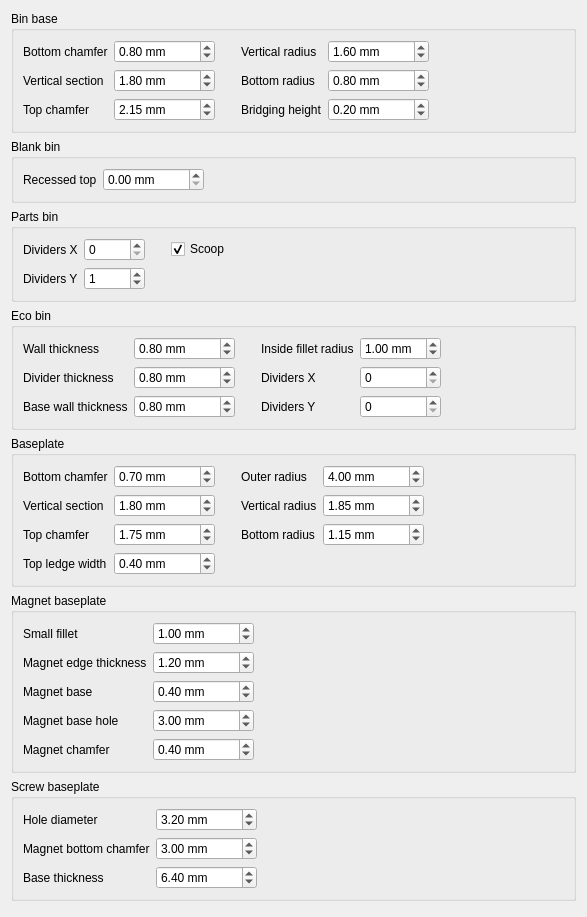
<?xml version="1.0" encoding="UTF-8"?>
<ui version="4.0">
 <class>Preferences</class>
 <widget class="QWidget" name="Preferences">
  <property name="geometry">
   <rect>
    <x>0</x>
    <y>0</y>
    <width>587</width>
    <height>917</height>
   </rect>
  </property>
  <property name="windowTitle">
   <string>Default objects</string>
  </property>
  <layout class="QVBoxLayout" name="verticalLayout">
   <item>
    <widget class="QGroupBox" name="BinBaseGroupBox">
     <property name="title">
      <string>Bin base</string>
     </property>
     <layout class="QGridLayout" name="gridLayout_3">
      <item row="0" column="1">
       <widget class="Gui::PrefDoubleSpinBox" name="BaseBottomChamferSpinBox">
        <property name="suffix">
         <string> mm</string>
        </property>
        <property name="maximum">
         <double>10000.000000000000000</double>
        </property>
        <property name="singleStep">
         <double>0.050000000000000</double>
        </property>
        <property name="value">
         <double>0.800000000000000</double>
        </property>
        <property name="prefEntry" stdset="0">
         <cstring>BinBaseBottomChamfer</cstring>
        </property>
        <property name="prefPath" stdset="0">
         <cstring>Mod/Gridfinity</cstring>
        </property>
       </widget>
      </item>
      <item row="0" column="6">
       <spacer name="horizontalSpacer_2">
        <property name="orientation">
         <enum>Qt::Orientation::Horizontal</enum>
        </property>
        <property name="sizeHint" stdset="0">
         <size>
          <width>40</width>
          <height>20</height>
         </size>
        </property>
       </spacer>
      </item>
      <item row="0" column="0">
       <widget class="QLabel" name="BaseBottomChamferLabel">
        <property name="text">
         <string>Bottom chamfer</string>
        </property>
       </widget>
      </item>
      <item row="2" column="0">
       <widget class="QLabel" name="BaseTopChamferLabel">
        <property name="text">
         <string>Top chamfer</string>
        </property>
       </widget>
      </item>
      <item row="0" column="2">
       <spacer name="horizontalSpacer_5">
        <property name="orientation">
         <enum>Qt::Orientation::Horizontal</enum>
        </property>
        <property name="sizeType">
         <enum>QSizePolicy::Policy::Fixed</enum>
        </property>
        <property name="sizeHint" stdset="0">
         <size>
          <width>20</width>
          <height>20</height>
         </size>
        </property>
       </spacer>
      </item>
      <item row="2" column="1">
       <widget class="Gui::PrefDoubleSpinBox" name="BaseTopChamferSpinbox">
        <property name="suffix">
         <string> mm</string>
        </property>
        <property name="maximum">
         <double>10000.000000000000000</double>
        </property>
        <property name="singleStep">
         <double>0.050000000000000</double>
        </property>
        <property name="value">
         <double>2.150000000000000</double>
        </property>
        <property name="prefEntry" stdset="0">
         <cstring>BinBaseTopChamfer</cstring>
        </property>
        <property name="prefPath" stdset="0">
         <cstring>Mod/Gridfinity</cstring>
        </property>
       </widget>
      </item>
      <item row="1" column="0">
       <widget class="QLabel" name="BaseVerticalSectionLabel">
        <property name="text">
         <string>Vertical section</string>
        </property>
       </widget>
      </item>
      <item row="1" column="1">
       <widget class="Gui::PrefDoubleSpinBox" name="BaseVerticalSectionSpinbox">
        <property name="suffix">
         <string> mm</string>
        </property>
        <property name="maximum">
         <double>10000.000000000000000</double>
        </property>
        <property name="singleStep">
         <double>0.050000000000000</double>
        </property>
        <property name="value">
         <double>1.800000000000000</double>
        </property>
        <property name="prefEntry" stdset="0">
         <cstring>BinBaseVerticalSection</cstring>
        </property>
        <property name="prefPath" stdset="0">
         <cstring>Mod/Gridfinity</cstring>
        </property>
       </widget>
      </item>
      <item row="0" column="5">
       <spacer name="horizontalSpacer">
        <property name="orientation">
         <enum>Qt::Orientation::Horizontal</enum>
        </property>
        <property name="sizeType">
         <enum>QSizePolicy::Policy::Fixed</enum>
        </property>
        <property name="sizeHint" stdset="0">
         <size>
          <width>20</width>
          <height>20</height>
         </size>
        </property>
       </spacer>
      </item>
      <item row="0" column="3">
       <widget class="QLabel" name="BaseVerticalRadiusLabel">
        <property name="text">
         <string>Vertical radius</string>
        </property>
       </widget>
      </item>
      <item row="1" column="3">
       <widget class="QLabel" name="BaseBottomRadiusLabel">
        <property name="text">
         <string>Bottom radius</string>
        </property>
       </widget>
      </item>
      <item row="0" column="4">
       <widget class="Gui::PrefDoubleSpinBox" name="BaseVerticalRadiusSpinbox">
        <property name="suffix">
         <string> mm</string>
        </property>
        <property name="maximum">
         <double>10000.000000000000000</double>
        </property>
        <property name="singleStep">
         <double>0.050000000000000</double>
        </property>
        <property name="value">
         <double>1.600000000000000</double>
        </property>
        <property name="prefEntry" stdset="0">
         <cstring>BinBaseVerticalRadius</cstring>
        </property>
        <property name="prefPath" stdset="0">
         <cstring>Mod/Gridfinity</cstring>
        </property>
       </widget>
      </item>
      <item row="1" column="4">
       <widget class="Gui::PrefDoubleSpinBox" name="BaseBottomRadiusSpinbox">
        <property name="suffix">
         <string> mm</string>
        </property>
        <property name="maximum">
         <double>10000.000000000000000</double>
        </property>
        <property name="singleStep">
         <double>0.050000000000000</double>
        </property>
        <property name="value">
         <double>0.800000000000000</double>
        </property>
        <property name="prefEntry" stdset="0">
         <cstring>BinBaseBottomRadius</cstring>
        </property>
        <property name="prefPath" stdset="0">
         <cstring>Mod/Gridfinity</cstring>
        </property>
       </widget>
      </item>
      <item row="2" column="3">
       <widget class="QLabel" name="label_23">
        <property name="text">
         <string>Bridging height</string>
        </property>
       </widget>
      </item>
      <item row="2" column="4">
       <widget class="Gui::PrefDoubleSpinBox" name="doubleSpinBox_21">
        <property name="suffix">
         <string> mm</string>
        </property>
        <property name="maximum">
         <double>10000.000000000000000</double>
        </property>
        <property name="singleStep">
         <double>0.100000000000000</double>
        </property>
        <property name="value">
         <double>0.200000000000000</double>
        </property>
        <property name="prefEntry" stdset="0">
         <cstring>SequentialBridgingLayerHeight</cstring>
        </property>
        <property name="prefPath" stdset="0">
         <cstring>Mod/Gridfinity</cstring>
        </property>
       </widget>
      </item>
     </layout>
    </widget>
   </item>
   <item>
    <widget class="QGroupBox" name="groupBox_5">
     <property name="title">
      <string>Blank bin</string>
     </property>
     <layout class="QGridLayout" name="gridLayout_7">
      <item row="0" column="0">
       <widget class="QLabel" name="label_22">
        <property name="text">
         <string>Recessed top</string>
        </property>
       </widget>
      </item>
      <item row="0" column="1">
       <widget class="Gui::PrefDoubleSpinBox" name="doubleSpinBox_20">
        <property name="suffix">
         <string> mm</string>
        </property>
        <property name="maximum">
         <double>10000.000000000000000</double>
        </property>
        <property name="singleStep">
         <double>0.100000000000000</double>
        </property>
        <property name="value">
         <double>0.000000000000000</double>
        </property>
        <property name="prefEntry" stdset="0">
         <cstring>BlankBinRecessedTopDepth</cstring>
        </property>
        <property name="prefPath" stdset="0">
         <cstring>Mod/Gridfinity</cstring>
        </property>
       </widget>
      </item>
      <item row="0" column="2">
       <spacer name="horizontalSpacer_12">
        <property name="orientation">
         <enum>Qt::Orientation::Horizontal</enum>
        </property>
        <property name="sizeHint" stdset="0">
         <size>
          <width>40</width>
          <height>20</height>
         </size>
        </property>
       </spacer>
      </item>
     </layout>
    </widget>
   </item>
   <item>
    <widget class="QGroupBox" name="PartsBinGroupBox">
     <property name="title">
      <string>Parts bin</string>
     </property>
     <layout class="QGridLayout" name="gridLayout_5">
      <item row="0" column="4">
       <spacer name="horizontalSpacer_10">
        <property name="orientation">
         <enum>Qt::Orientation::Horizontal</enum>
        </property>
        <property name="sizeType">
         <enum>QSizePolicy::Policy::Expanding</enum>
        </property>
        <property name="sizeHint" stdset="0">
         <size>
          <width>40</width>
          <height>20</height>
         </size>
        </property>
       </spacer>
      </item>
      <item row="1" column="0">
       <widget class="QLabel" name="PartsBinDividersYLabel">
        <property name="text">
         <string>Dividers Y</string>
        </property>
       </widget>
      </item>
      <item row="0" column="1">
       <widget class="Gui::PrefSpinBox" name="PartsBinDividersXSpinbox">
        <property name="maximum">
         <number>10000</number>
        </property>
        <property name="value">
         <number>0</number>
        </property>
        <property name="prefEntry" stdset="0">
         <cstring>PartsBinDividersX</cstring>
        </property>
        <property name="prefPath" stdset="0">
         <cstring>Mod/Gridfinity</cstring>
        </property>
       </widget>
      </item>
      <item row="1" column="1">
       <widget class="Gui::PrefSpinBox" name="PartsBinDividersYSpinbox">
        <property name="maximum">
         <number>10000</number>
        </property>
        <property name="value">
         <number>1</number>
        </property>
        <property name="prefEntry" stdset="0">
         <cstring>PartsBinDividersY</cstring>
        </property>
        <property name="prefPath" stdset="0">
         <cstring>Mod/Gridfinity</cstring>
        </property>
       </widget>
      </item>
      <item row="0" column="2">
       <spacer name="horizontalSpacer_11">
        <property name="orientation">
         <enum>Qt::Orientation::Horizontal</enum>
        </property>
        <property name="sizeType">
         <enum>QSizePolicy::Policy::Fixed</enum>
        </property>
        <property name="sizeHint" stdset="0">
         <size>
          <width>20</width>
          <height>20</height>
         </size>
        </property>
       </spacer>
      </item>
      <item row="0" column="0">
       <widget class="QLabel" name="PartsBinDividersXLabel">
        <property name="text">
         <string>Dividers X</string>
        </property>
       </widget>
      </item>
      <item row="0" column="3">
       <widget class="Gui::PrefCheckBox" name="checkBox">
        <property name="text">
         <string>Scoop</string>
        </property>
        <property name="checked">
         <bool>true</bool>
        </property>
        <property name="prefEntry" stdset="0">
         <cstring>PartsBinScoop</cstring>
        </property>
        <property name="prefPath" stdset="0">
         <cstring>Mod/Gridfinity</cstring>
        </property>
       </widget>
      </item>
     </layout>
    </widget>
   </item>
   <item>
    <widget class="QGroupBox" name="groupBox">
     <property name="title">
      <string>Eco bin</string>
     </property>
     <layout class="QGridLayout" name="gridLayout">
      <item row="2" column="1">
       <widget class="Gui::PrefDoubleSpinBox" name="doubleSpinBox_2">
        <property name="suffix">
         <string> mm</string>
        </property>
        <property name="maximum">
         <double>10000.000000000000000</double>
        </property>
        <property name="singleStep">
         <double>0.100000000000000</double>
        </property>
        <property name="value">
         <double>0.800000000000000</double>
        </property>
        <property name="prefEntry" stdset="0">
         <cstring>EcoBinDividerThickness</cstring>
        </property>
        <property name="prefPath" stdset="0">
         <cstring>Mod/Gridfinity</cstring>
        </property>
       </widget>
      </item>
      <item row="0" column="1">
       <widget class="Gui::PrefDoubleSpinBox" name="doubleSpinBox">
        <property name="suffix">
         <string> mm</string>
        </property>
        <property name="maximum">
         <double>10000.000000000000000</double>
        </property>
        <property name="singleStep">
         <double>0.100000000000000</double>
        </property>
        <property name="value">
         <double>0.800000000000000</double>
        </property>
        <property name="prefEntry" stdset="0">
         <cstring>EcoBinWallThickness</cstring>
        </property>
        <property name="prefPath" stdset="0">
         <cstring>Mod/Gridfinity</cstring>
        </property>
       </widget>
      </item>
      <item row="0" column="5">
       <spacer name="horizontalSpacer_3">
        <property name="orientation">
         <enum>Qt::Orientation::Horizontal</enum>
        </property>
        <property name="sizeHint" stdset="0">
         <size>
          <width>40</width>
          <height>20</height>
         </size>
        </property>
       </spacer>
      </item>
      <item row="2" column="0">
       <widget class="QLabel" name="label_2">
        <property name="text">
         <string>Divider thickness</string>
        </property>
       </widget>
      </item>
      <item row="0" column="3">
       <widget class="QLabel" name="label_4">
        <property name="text">
         <string>Inside fillet radius</string>
        </property>
       </widget>
      </item>
      <item row="0" column="4">
       <widget class="Gui::PrefDoubleSpinBox" name="doubleSpinBox_4">
        <property name="suffix">
         <string> mm</string>
        </property>
        <property name="singleStep">
         <double>0.100000000000000</double>
        </property>
        <property name="value">
         <double>1.000000000000000</double>
        </property>
        <property name="prefEntry" stdset="0">
         <cstring>EcoBinInsideFilletRadius</cstring>
        </property>
        <property name="prefPath" stdset="0">
         <cstring>Mod/Gridfinity</cstring>
        </property>
       </widget>
      </item>
      <item row="3" column="0">
       <widget class="QLabel" name="label_3">
        <property name="text">
         <string>Base wall thickness</string>
        </property>
       </widget>
      </item>
      <item row="3" column="1">
       <widget class="Gui::PrefDoubleSpinBox" name="doubleSpinBox_3">
        <property name="suffix">
         <string> mm</string>
        </property>
        <property name="singleStep">
         <double>0.100000000000000</double>
        </property>
        <property name="value">
         <double>0.800000000000000</double>
        </property>
        <property name="prefEntry" stdset="0">
         <cstring>EcoBinBaseWallThickness</cstring>
        </property>
        <property name="prefPath" stdset="0">
         <cstring>Mod/Gridfinity</cstring>
        </property>
       </widget>
      </item>
      <item row="0" column="0">
       <widget class="QLabel" name="label">
        <property name="text">
         <string>Wall thickness</string>
        </property>
       </widget>
      </item>
      <item row="0" column="2">
       <spacer name="horizontalSpacer_4">
        <property name="orientation">
         <enum>Qt::Orientation::Horizontal</enum>
        </property>
        <property name="sizeType">
         <enum>QSizePolicy::Policy::Fixed</enum>
        </property>
        <property name="sizeHint" stdset="0">
         <size>
          <width>20</width>
          <height>20</height>
         </size>
        </property>
       </spacer>
      </item>
      <item row="2" column="3">
       <widget class="QLabel" name="label_5">
        <property name="text">
         <string>Dividers X</string>
        </property>
       </widget>
      </item>
      <item row="3" column="3">
       <widget class="QLabel" name="label_6">
        <property name="text">
         <string>Dividers Y</string>
        </property>
       </widget>
      </item>
      <item row="2" column="4">
       <widget class="Gui::PrefSpinBox" name="spinBox">
        <property name="maximum">
         <number>10000</number>
        </property>
        <property name="value">
         <number>0</number>
        </property>
        <property name="prefEntry" stdset="0">
         <cstring>EcoBinDividersX</cstring>
        </property>
        <property name="prefPath" stdset="0">
         <cstring>Mod/Gridfinity</cstring>
        </property>
       </widget>
      </item>
      <item row="3" column="4">
       <widget class="Gui::PrefSpinBox" name="spinBox_2">
        <property name="maximum">
         <number>10000</number>
        </property>
        <property name="value">
         <number>0</number>
        </property>
        <property name="prefEntry" stdset="0">
         <cstring>EcoBinDividersY</cstring>
        </property>
        <property name="prefPath" stdset="0">
         <cstring>Mod/Gridfinity</cstring>
        </property>
       </widget>
      </item>
     </layout>
    </widget>
   </item>
   <item>
    <widget class="QGroupBox" name="groupBox_2">
     <property name="title">
      <string>Baseplate</string>
     </property>
     <layout class="QGridLayout" name="gridLayout_2">
      <item row="0" column="1">
       <widget class="Gui::PrefDoubleSpinBox" name="doubleSpinBox_5">
        <property name="suffix">
         <string> mm</string>
        </property>
        <property name="maximum">
         <double>10000.000000000000000</double>
        </property>
        <property name="singleStep">
         <double>0.100000000000000</double>
        </property>
        <property name="value">
         <double>0.700000000000000</double>
        </property>
        <property name="prefEntry" stdset="0">
         <cstring>BaseplateBottomChamfer</cstring>
        </property>
        <property name="prefPath" stdset="0">
         <cstring>Mod/Gridfinity</cstring>
        </property>
       </widget>
      </item>
      <item row="0" column="5">
       <spacer name="horizontalSpacer_6">
        <property name="orientation">
         <enum>Qt::Orientation::Horizontal</enum>
        </property>
        <property name="sizeHint" stdset="0">
         <size>
          <width>40</width>
          <height>20</height>
         </size>
        </property>
       </spacer>
      </item>
      <item row="1" column="0">
       <widget class="QLabel" name="label_8">
        <property name="text">
         <string>Vertical section</string>
        </property>
       </widget>
      </item>
      <item row="2" column="3">
       <widget class="QLabel" name="label_13">
        <property name="text">
         <string>Bottom radius</string>
        </property>
       </widget>
      </item>
      <item row="2" column="1">
       <widget class="Gui::PrefDoubleSpinBox" name="doubleSpinBox_7">
        <property name="suffix">
         <string> mm</string>
        </property>
        <property name="maximum">
         <double>10000.000000000000000</double>
        </property>
        <property name="singleStep">
         <double>0.050000000000000</double>
        </property>
        <property name="value">
         <double>1.750000000000000</double>
        </property>
        <property name="prefEntry" stdset="0">
         <cstring>BaseplateTopChamfer</cstring>
        </property>
        <property name="prefPath" stdset="0">
         <cstring>Mod/Gridfinity</cstring>
        </property>
       </widget>
      </item>
      <item row="2" column="4">
       <widget class="Gui::PrefDoubleSpinBox" name="doubleSpinBox_11">
        <property name="suffix">
         <string> mm</string>
        </property>
        <property name="maximum">
         <double>10000.000000000000000</double>
        </property>
        <property name="singleStep">
         <double>0.050000000000000</double>
        </property>
        <property name="value">
         <double>1.150000000000000</double>
        </property>
        <property name="prefEntry" stdset="0">
         <cstring>BaseplateBottomRadius</cstring>
        </property>
        <property name="prefPath" stdset="0">
         <cstring>Mod/Gridfinity</cstring>
        </property>
       </widget>
      </item>
      <item row="0" column="2">
       <spacer name="horizontalSpacer_7">
        <property name="orientation">
         <enum>Qt::Orientation::Horizontal</enum>
        </property>
        <property name="sizeType">
         <enum>QSizePolicy::Policy::Fixed</enum>
        </property>
        <property name="sizeHint" stdset="0">
         <size>
          <width>20</width>
          <height>20</height>
         </size>
        </property>
       </spacer>
      </item>
      <item row="1" column="4">
       <widget class="Gui::PrefDoubleSpinBox" name="doubleSpinBox_10">
        <property name="suffix">
         <string> mm</string>
        </property>
        <property name="maximum">
         <double>10000.000000000000000</double>
        </property>
        <property name="singleStep">
         <double>0.050000000000000</double>
        </property>
        <property name="value">
         <double>1.850000000000000</double>
        </property>
        <property name="prefEntry" stdset="0">
         <cstring>BaseplateVerticalRadius</cstring>
        </property>
        <property name="prefPath" stdset="0">
         <cstring>Mod/Gridfinity</cstring>
        </property>
       </widget>
      </item>
      <item row="3" column="0">
       <widget class="QLabel" name="label_10">
        <property name="text">
         <string>Top ledge width</string>
        </property>
       </widget>
      </item>
      <item row="0" column="4">
       <widget class="Gui::PrefDoubleSpinBox" name="doubleSpinBox_9">
        <property name="suffix">
         <string> mm</string>
        </property>
        <property name="maximum">
         <double>10000.000000000000000</double>
        </property>
        <property name="singleStep">
         <double>0.500000000000000</double>
        </property>
        <property name="value">
         <double>4.000000000000000</double>
        </property>
        <property name="prefEntry" stdset="0">
         <cstring>BaseplateOuterRadius</cstring>
        </property>
        <property name="prefPath" stdset="0">
         <cstring>Mod/Gridfinity</cstring>
        </property>
       </widget>
      </item>
      <item row="1" column="3">
       <widget class="QLabel" name="label_12">
        <property name="text">
         <string>Vertical radius</string>
        </property>
       </widget>
      </item>
      <item row="0" column="3">
       <widget class="QLabel" name="label_11">
        <property name="text">
         <string>Outer radius</string>
        </property>
       </widget>
      </item>
      <item row="2" column="0">
       <widget class="QLabel" name="label_9">
        <property name="text">
         <string>Top chamfer</string>
        </property>
       </widget>
      </item>
      <item row="3" column="1">
       <widget class="Gui::PrefDoubleSpinBox" name="doubleSpinBox_8">
        <property name="suffix">
         <string> mm</string>
        </property>
        <property name="maximum">
         <double>10000.000000000000000</double>
        </property>
        <property name="singleStep">
         <double>0.050000000000000</double>
        </property>
        <property name="value">
         <double>0.400000000000000</double>
        </property>
        <property name="prefEntry" stdset="0">
         <cstring>BaseplateTopLedgeWidth</cstring>
        </property>
        <property name="prefPath" stdset="0">
         <cstring>Mod/Gridfinity</cstring>
        </property>
       </widget>
      </item>
      <item row="1" column="1">
       <widget class="Gui::PrefDoubleSpinBox" name="doubleSpinBox_6">
        <property name="suffix">
         <string> mm</string>
        </property>
        <property name="maximum">
         <double>10000.000000000000000</double>
        </property>
        <property name="singleStep">
         <double>0.100000000000000</double>
        </property>
        <property name="value">
         <double>1.800000000000000</double>
        </property>
        <property name="prefEntry" stdset="0">
         <cstring>BaseplateVerticalSection</cstring>
        </property>
        <property name="prefPath" stdset="0">
         <cstring>Mod/Gridfinity</cstring>
        </property>
       </widget>
      </item>
      <item row="0" column="0">
       <widget class="QLabel" name="label_7">
        <property name="text">
         <string>Bottom chamfer</string>
        </property>
       </widget>
      </item>
     </layout>
    </widget>
   </item>
   <item>
    <widget class="QGroupBox" name="groupBox_3">
     <property name="title">
      <string>Magnet baseplate</string>
     </property>
     <layout class="QGridLayout" name="gridLayout_4">
      <item row="4" column="1">
       <widget class="Gui::PrefDoubleSpinBox" name="doubleSpinBox_16">
        <property name="suffix">
         <string> mm</string>
        </property>
        <property name="maximum">
         <double>10000.000000000000000</double>
        </property>
        <property name="singleStep">
         <double>0.100000000000000</double>
        </property>
        <property name="value">
         <double>0.400000000000000</double>
        </property>
        <property name="prefEntry" stdset="0">
         <cstring>MagnetBaseplateMagnetChamfer</cstring>
        </property>
        <property name="prefPath" stdset="0">
         <cstring>Mod/Gridfinity</cstring>
        </property>
       </widget>
      </item>
      <item row="1" column="0">
       <widget class="QLabel" name="label_15">
        <property name="text">
         <string>Magnet edge thickness</string>
        </property>
       </widget>
      </item>
      <item row="3" column="0">
       <widget class="QLabel" name="label_17">
        <property name="text">
         <string>Magnet base hole</string>
        </property>
       </widget>
      </item>
      <item row="2" column="0">
       <widget class="QLabel" name="label_16">
        <property name="text">
         <string>Magnet base</string>
        </property>
       </widget>
      </item>
      <item row="4" column="0">
       <widget class="QLabel" name="label_18">
        <property name="text">
         <string>Magnet chamfer</string>
        </property>
       </widget>
      </item>
      <item row="3" column="1">
       <widget class="Gui::PrefDoubleSpinBox" name="doubleSpinBox_15">
        <property name="suffix">
         <string> mm</string>
        </property>
        <property name="maximum">
         <double>10000.000000000000000</double>
        </property>
        <property name="singleStep">
         <double>0.100000000000000</double>
        </property>
        <property name="value">
         <double>3.000000000000000</double>
        </property>
        <property name="prefEntry" stdset="0">
         <cstring>MagnetBaseplateMagnetBaseHole</cstring>
        </property>
        <property name="prefPath" stdset="0">
         <cstring>Mod/Gridfinity</cstring>
        </property>
       </widget>
      </item>
      <item row="2" column="1">
       <widget class="Gui::PrefDoubleSpinBox" name="doubleSpinBox_14">
        <property name="suffix">
         <string> mm</string>
        </property>
        <property name="maximum">
         <double>10000.000000000000000</double>
        </property>
        <property name="singleStep">
         <double>0.100000000000000</double>
        </property>
        <property name="value">
         <double>0.400000000000000</double>
        </property>
        <property name="prefEntry" stdset="0">
         <cstring>MagnetBaseplateMagnetBase</cstring>
        </property>
        <property name="prefPath" stdset="0">
         <cstring>Mod/Gridfinity</cstring>
        </property>
       </widget>
      </item>
      <item row="1" column="1">
       <widget class="Gui::PrefDoubleSpinBox" name="doubleSpinBox_13">
        <property name="suffix">
         <string> mm</string>
        </property>
        <property name="maximum">
         <double>10000.000000000000000</double>
        </property>
        <property name="value">
         <double>1.200000000000000</double>
        </property>
        <property name="prefEntry" stdset="0">
         <cstring>MagnetBaseplateEdgeThickness</cstring>
        </property>
        <property name="prefPath" stdset="0">
         <cstring>Mod/Gridfinity</cstring>
        </property>
       </widget>
      </item>
      <item row="0" column="2">
       <spacer name="horizontalSpacer_8">
        <property name="orientation">
         <enum>Qt::Orientation::Horizontal</enum>
        </property>
        <property name="sizeHint" stdset="0">
         <size>
          <width>40</width>
          <height>20</height>
         </size>
        </property>
       </spacer>
      </item>
      <item row="0" column="1">
       <widget class="Gui::PrefDoubleSpinBox" name="doubleSpinBox_12">
        <property name="suffix">
         <string> mm</string>
        </property>
        <property name="maximum">
         <double>10000.000000000000000</double>
        </property>
        <property name="singleStep">
         <double>0.100000000000000</double>
        </property>
        <property name="value">
         <double>1.000000000000000</double>
        </property>
        <property name="prefEntry" stdset="0">
         <cstring>MagnetBaseplateSmallFillet</cstring>
        </property>
        <property name="prefPath" stdset="0">
         <cstring>Mod/Gridfinity</cstring>
        </property>
       </widget>
      </item>
      <item row="0" column="0">
       <widget class="QLabel" name="label_14">
        <property name="text">
         <string>Small fillet</string>
        </property>
       </widget>
      </item>
     </layout>
    </widget>
   </item>
   <item>
    <widget class="QGroupBox" name="groupBox_4">
     <property name="title">
      <string>Screw baseplate</string>
     </property>
     <layout class="QGridLayout" name="gridLayout_6">
      <item row="2" column="0">
       <widget class="QLabel" name="label_21">
        <property name="text">
         <string>Base thickness</string>
        </property>
       </widget>
      </item>
      <item row="2" column="1">
       <widget class="Gui::PrefDoubleSpinBox" name="doubleSpinBox_19">
        <property name="suffix">
         <string> mm</string>
        </property>
        <property name="maximum">
         <double>10000.000000000000000</double>
        </property>
        <property name="singleStep">
         <double>0.100000000000000</double>
        </property>
        <property name="value">
         <double>6.400000000000000</double>
        </property>
        <property name="prefEntry" stdset="0">
         <cstring>ScrewBaseplateBaseThickness</cstring>
        </property>
        <property name="prefPath" stdset="0">
         <cstring>Mod/Gridfinity</cstring>
        </property>
       </widget>
      </item>
      <item row="1" column="0">
       <widget class="QLabel" name="label_20">
        <property name="text">
         <string>Magnet bottom chamfer</string>
        </property>
       </widget>
      </item>
      <item row="0" column="0">
       <widget class="QLabel" name="label_19">
        <property name="text">
         <string>Hole diameter</string>
        </property>
       </widget>
      </item>
      <item row="0" column="1">
       <widget class="Gui::PrefDoubleSpinBox" name="doubleSpinBox_17">
        <property name="suffix">
         <string> mm</string>
        </property>
        <property name="maximum">
         <double>10000.000000000000000</double>
        </property>
        <property name="singleStep">
         <double>0.100000000000000</double>
        </property>
        <property name="value">
         <double>3.200000000000000</double>
        </property>
        <property name="prefEntry" stdset="0">
         <cstring>ScrewBaseplateConnectionHoleDiameter</cstring>
        </property>
        <property name="prefPath" stdset="0">
         <cstring>Mod/Gridfinity</cstring>
        </property>
       </widget>
      </item>
      <item row="1" column="1">
       <widget class="Gui::PrefDoubleSpinBox" name="doubleSpinBox_18">
        <property name="suffix">
         <string> mm</string>
        </property>
        <property name="maximum">
         <double>10000.000000000000000</double>
        </property>
        <property name="singleStep">
         <double>0.100000000000000</double>
        </property>
        <property name="value">
         <double>3.000000000000000</double>
        </property>
        <property name="prefEntry" stdset="0">
         <cstring>ScrewBaseplateMagnetBottomChamfer</cstring>
        </property>
        <property name="prefPath" stdset="0">
         <cstring>Mod/Gridfinity</cstring>
        </property>
       </widget>
      </item>
      <item row="0" column="2">
       <spacer name="horizontalSpacer_9">
        <property name="orientation">
         <enum>Qt::Orientation::Horizontal</enum>
        </property>
        <property name="sizeHint" stdset="0">
         <size>
          <width>40</width>
          <height>20</height>
         </size>
        </property>
       </spacer>
      </item>
     </layout>
    </widget>
   </item>
   <item>
    <spacer name="verticalSpacer">
     <property name="orientation">
      <enum>Qt::Orientation::Vertical</enum>
     </property>
     <property name="sizeHint" stdset="0">
      <size>
       <width>20</width>
       <height>40</height>
      </size>
     </property>
    </spacer>
   </item>
  </layout>
 </widget>
 <customwidgets>
  <customwidget>
   <class>Gui::PrefSpinBox</class>
   <extends>QSpinBox</extends>
   <header>Gui/PrefWidgets.h</header>
  </customwidget>
  <customwidget>
   <class>Gui::PrefCheckBox</class>
   <extends>QCheckBox</extends>
   <header>Gui/PrefWidgets.h</header>
  </customwidget>
  <customwidget>
   <class>Gui::PrefDoubleSpinBox</class>
   <extends>QDoubleSpinBox</extends>
   <header>Gui/PrefWidgets.h</header>
  </customwidget>
 </customwidgets>
 <resources/>
 <connections/>
</ui>
